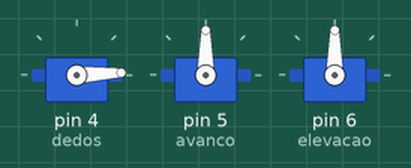
Bench run of a sketch on a simulated Arduino Uno, built with avr-gcc and run on an emulated ATmega328P. Shown: 3 × servo.

Above: at 0.05 s.
At 0.7 s:
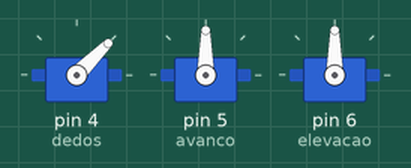
At 1.4 s:
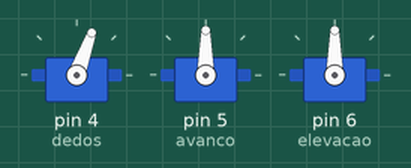
At 2.75 s:
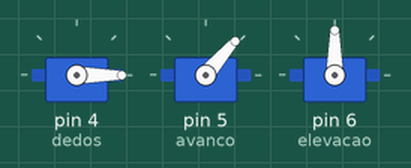
At 3.9 s:
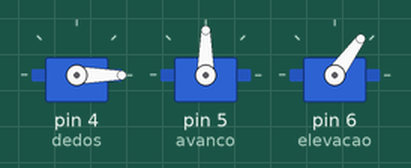
At 5.05 s:
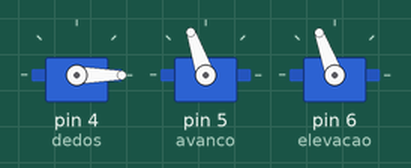
Timing chart, 0 to 6.6 s (numbered marks = the images above):
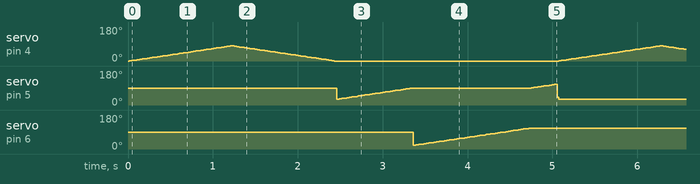

Measured:
- by itself, servo on pin 6 (elevacao): ramps from 20° to 110° and jumps back, once every 5.1 s

The sketch:

Braco.ino
```cpp
#include <Servo.h>

Servo dedos;
Servo avanco;
Servo elevacao;

int ang = 0;
int ang_a = 30;
int ang_e = 20;
;    // variable to store the servo position

void setup() {
  dedos.attach(4);
  avanco.attach(5);
  elevacao.attach(6);
  ;// attaches the servo on pin 9 to the servo object
}

void loop() {
  for (ang = 0; ang <= 80; ang += 1) { // movimento do 0 ao 80 grau
    // in steps of 1 degree
    dedos.write(ang);              // tell servo to go to position in variable 'pos'
    delay(15);                       // waits 15ms for the servo to reach the position
  }
  for (ang = 80; ang >= 0; ang -= 1) { // movimento do 80 ao 0 grau
    dedos.write(ang);              // tell servo to go to position in variable 'pos'
    delay(15);                       // waits 15ms for the servo to reach the position
  }
  for (ang_a = 30; ang_a <= 90; ang_a += 1) { // movimento do 0 ao 80 grau
    // in steps of 1 degree
    avanco.write(ang_a);
    delay(15);                       // waits 15ms for the servo to reach the position
  }
     for (ang_e = 20; ang_e <= 110; ang_e += 1) { // movimento do 0 ao 80 grau
    // in steps of 1 degree
    elevacao.write(ang_e);
    delay(15);                       // waits 15ms for the servo to reach the position
  }
     for (ang_e = 110; ang_e <= 20; ang_e -= 1) { // movimento do 0 ao 80 grau
    // in steps of 1 degree
    elevacao.write(ang_e);
    delay(15);                       // waits 15ms for the servo to reach the position
  }

   for (ang_a = 90; ang_a <= 110; ang_a += 1) { // movimento do 0 ao 80 grau
    // in steps of 1 degree
    avanco.write(ang_a);
    delay(15);                       // waits 15ms for the servo to reach the position
  }

  for (ang_a = 110; ang_a >= 30; ang_a -= 1) { // movimento do 80 ao 0 grau
    avanco.write(ang_a);
  }
}
```
